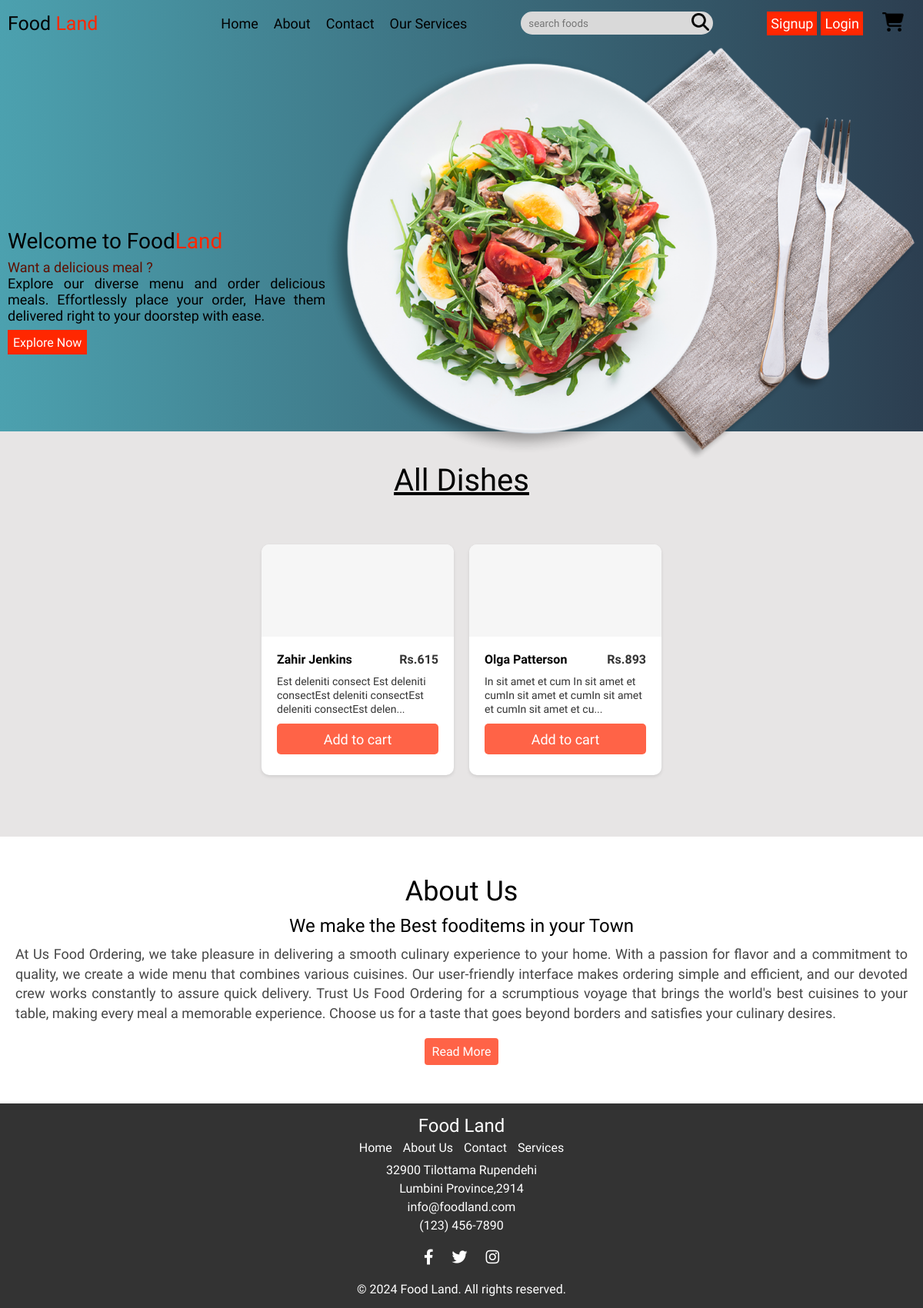
Page /pages/home.php on the committed database.
### tables this page shows
CREATE TABLE `products` (
  `id` varchar(100) NOT NULL DEFAULT uuid(),
  `name` varchar(100) NOT NULL,
  `price` int(10) NOT NULL,
  `image` varchar(100) NOT NULL,
  `description` varchar(500) DEFAULT NULL,
  `categoryID` varchar(100) DEFAULT NULL
);

### pages/product.php (the view, shortened to what this page needs)
<!DOCTYPE html>
<html lang="en">
<head>
</head>
<body>
    <section class="all_prod">
        <h1 class="all_dishes">All Dishes</h1>
        <div class="cart-container">
            <?php
            $select_products = mysqli_query($conn, "SELECT * FROM `products`");
            if (mysqli_num_rows($select_products) > 0) {
                while ($product = mysqli_fetch_assoc($select_products)) {
            ?>
            <a style="text-decoration:none;color:black;" href="singleproduct.php?productId=<?= $product['id']; ?>">
                    <form class="product_cart" method="post">
                        <div class="header">
                        </div>
                        <div class="cart-content">
                            <div class="name-price">
                                <span class="name"><?= $product['name']; ?></span>
                                <span class="price">Rs.<?= $product['price']; ?></span>
                            </div>
                            <p class="description"><?= substr($product['description'], 0, 90); ?>...</p>
                            <button type="submit" name="submit" class="order-btn order">Add to cart</button>
                        </div>
                    </form>
            </a>
            <?php
                }
            } else {
                echo '<p class="empty">No products added yet!</p>';
            }
            ?>
        </div>
    </section>
</body>
</html>

### components/navbar.php (style rules this page uses)
* { margin: 0; padding: 0; box-sizing: border-box; font-family: "Fira Sans", sans-serif; font-weight: 400; font-style: normal; }

### components/herosection.php (style rules this page uses)
* { margin: 0; padding: 0; box-sizing: border-box; }

### pages/product.php (style rules this page uses)
* { margin: 0; padding: 0; box-sizing: border-box; }
.all_prod { padding: 40px 0; height: 100%; font-size: 14px; font-family: 'Inika', sans-serif; background-color: #e7e5e5; display: flex; flex-direction: column; align-items: center; justify-content: center; }
.cart-container { max-width: 1400px; padding: 40px 0; display: flex; flex-wrap: wrap; align-items: center; justify-content: space-between; gap: 20px; }
.product_cart { width: 250px; height: 300px; background-color: white; border-radius: 10px; box-shadow: 0 2px 4px rgba(0, 0, 0, 0.1); overflow: hidden; }
.header { width: 100%; height: 120px; background-color: #f6f6f6; display: flex; justify-content: center; align-items: center; border-top-left-radius: 10px; border-top-right-radius: 10px; }
.cart-content { padding: 20px; }
.description { line-height: 18px; color: rgba(0, 0, 0, 0.8); font-size: 14px; }
.order-btn { cursor: pointer; width: 100%; height: 40px; background-color: #ff6347; border-radius: 5px; display: flex; justify-content: center; align-items: center; margin: 10px 0 0; }
.order { cursor: pointer; font-size: 18px; color: white; border: none; outline: none; }
.name-price { display: flex; justify-content: space-between; align-items: center; margin-bottom: 10px; }
.name, .price { font-weight: bold; font-size: 16px; }
.price { color: rgba(0, 0, 0, 0.8); }
.all_dishes { font-size: 40px; text-align: center; margin-bottom: 20px; text-decoration: underline; }

### components/about.php (style rules this page uses)
body { margin: 0; padding: 0; font-family: "Fira Sans", sans-serif; font-weight: 400; font-style: normal; }

### components/footer.php (style rules this page uses)
body { font-family: Arial, sans-serif; margin: 0; padding: 0; }
a { cursor: pointer; }

### rows in the picture
products: name "Zahir Jenkins", price "615", description "Est deleniti consect Est deleniti consectEst deleniti consectEst deleniti consectEst delen"
products: name "Olga Patterson", price "893", description "In sit amet et cum In sit amet et cumIn sit amet et cumIn sit amet et cumIn sit amet et cu"
